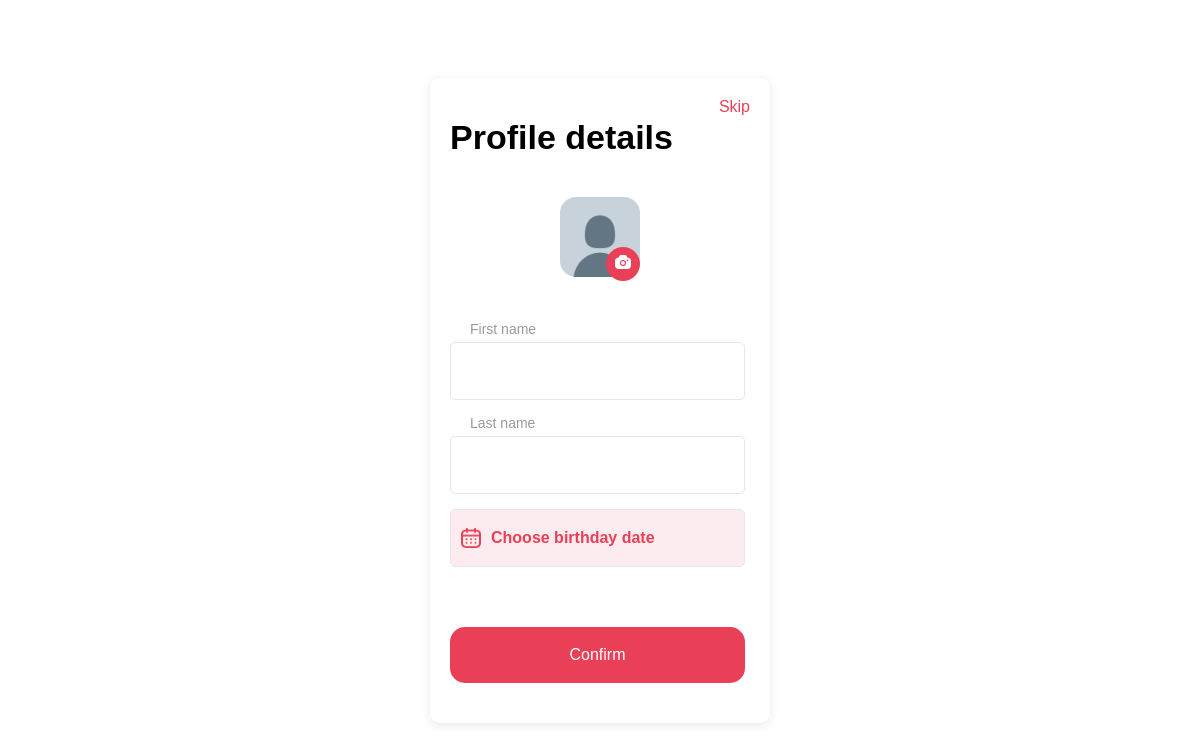
The page /profile/1 on the database as committed earlier.
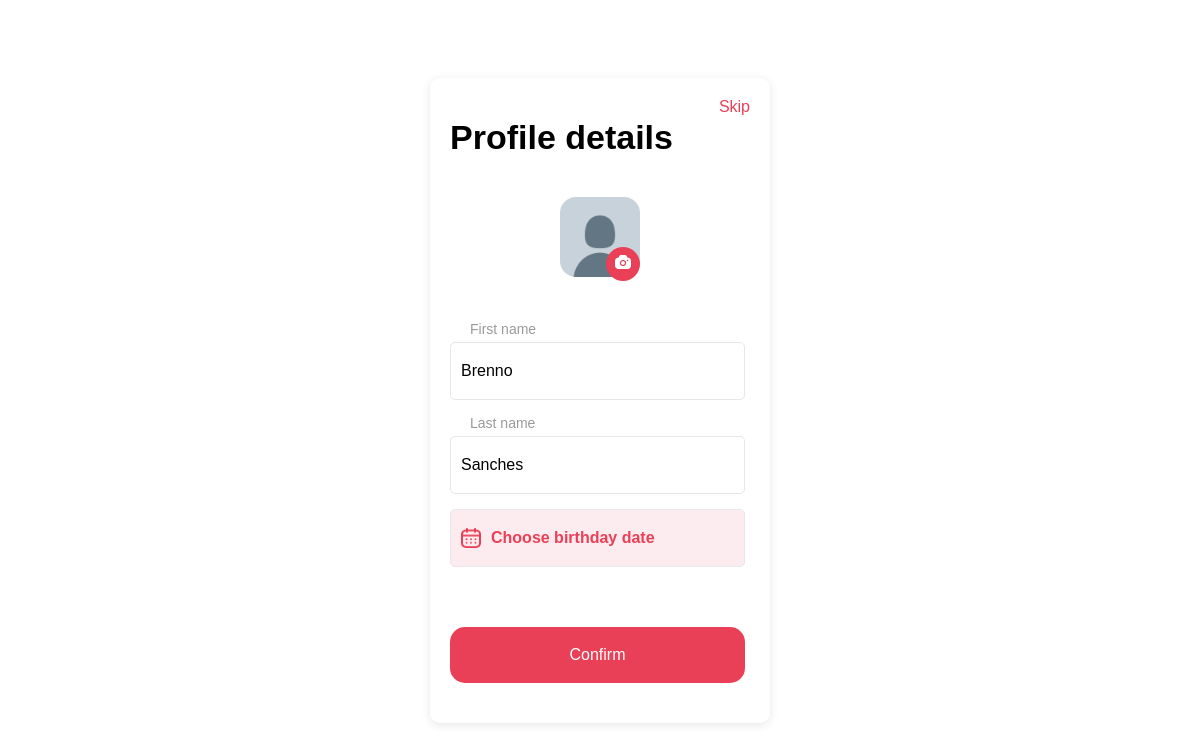
The same page on the database as committed later.
### models.py (models this page shows, shortened)
class User(db.Model):
    id = db.Column(db.Integer, primary_key=True)
    email = db.Column(db.String(120), unique=True, nullable=False)
    password = db.Column(db.String(80), nullable=False)
    created_at = db.Column(db.DateTime, default=datetime.utcnow)
    first_name = db.Column(db.String(80))
    last_name = db.Column(db.String(80))
    birthday = db.Column(db.Date)

### app.py (the view, shortened to what this page needs)
@app.route('/profile/<int:user_id>', methods=['GET', 'POST'])
def profile(user_id):
    user = User.query.get(user_id)
    if not user:
        return "User not found.", 404
    return render_template('profile.html', user=user)

### templates/profile.html (shortened to what this page needs)
<!DOCTYPE html>
<html lang="en">
<head>
    <link rel="stylesheet" href="{{ url_for('static', filename='css/profile.css') }}">
    <link rel="stylesheet" href="https://cdn.jsdelivr.net/npm/flatpickr/dist/flatpickr.min.css">
    <link rel="stylesheet" href="{{ url_for('static', filename='css/custom-flatpickr.css') }}">
</head>
<body>
    <div class="container">
        <div class="skip">Skip</div>
        <div class="profile-details">
            <div class="titulo">
                Profile details
            </div>
            <div class="profile-image">
                <img src="{{ url_for('static', filename='imagens/profile/perfil.png') }}" alt="Profile Picture" id="profile-pic">
                <button type="button" class="camera-icon"><img src="{{ url_for('static', filename='imagens/profile/Camera.png') }}" alt="Camera Icon"></button>
            </div>
            <form method="post" action="{{ url_for('profile', user_id=user.id) }}">
                <div class="input-container">
                    <label for="first-name">First name</label>
                    <input type="text" id="first-name" name="first-name" value="{{ user.first_name or '' }}" required>
                </div>
                <div class="input-container">
                    <label for="last-name">Last name</label>
                    <input type="text" id="last-name" name="last-name" value="{{ user.last_name or '' }}" required>
                </div>
                <div class="input-container">
                    <button type="button" class="birthday-button" id="open-calendar">
                        <img src="{{ url_for('static', filename='imagens/profile/Calendar.png') }}" alt="Calendar Icon">
                        <span id="display-birthday">Choose birthday date</span>
                    </button>
                <button type="submit" class="confirm-button">Confirm</button>
            </form>
        </div>
    </div>
</body>
</html>

### static/css/profile.css (style rules this page uses)
body { font-family: 'Sk-Modernist', sans-serif; margin: 0; display: flex; justify-content: center; align-items: center; height: 100vh; background-color: #ffffff; width: 100%; }
.titulo { display: flex; font-size: 34px; font-weight: 700; text-align: left; margin-bottom: 40px; }
.container { text-align: center; background-color: #fff; padding: 40px 20px; border-radius: 10px; width: 300px; box-shadow: 0 2px 10px rgba(0, 0, 0, 0.1); position: relative; }
.skip { position: absolute; top: 20px; right: 20px; color: #E94057; cursor: pointer; font-size: 16px; }
.profile-image { position: relative; display: inline-block; margin-bottom: 20px; }
.profile-image img { width: 80px; height: 80px; border-radius: 20%; object-fit: cover; }
.camera-icon { position: absolute; bottom: 0; right: 0; background-color: #E94057; border: none; border-radius: 50%; padding: 5px; cursor: pointer; width: 34px; height: 34px; }
.camera-icon img { width: 16px; height: 14px; }
form { display: flex; flex-direction: column; gap: 15px; margin-top: 20px; width: 295px; }
.input-container { display: flex; flex-direction: column; align-items: flex-start; }
label { margin-bottom: 5px; font-size: 14px; color: #00000066; padding-left: 20px; font-family: 'Sk-Modernist', sans-serif; }
input[type="text"] { padding: 10px; border: 1px solid #ccc; border-radius: 5px; font-size: 16px; box-sizing: border-box; border-color: #E8E6EA; width: 100%; width: 295px; height: 58px; top: 494px; left: 40px; gap: 0px; border: 1px 0px 0px 0px; opacity: 0px; font-family: 'Sk-Modernist', sans-serif; }
.birthday-button { display: flex; align-items: center; justify-content: flex-start; border: none; padding: 10px; border: 1px solid #ccc; border-radius: 5px; font-size: 16px; color: #E94057; border-color: #E8E6EA; cursor: pointer; background-color: #FDECEF; width: 295px; height: 58px; top: 562px; left: 40px; gap: 0px; opacity: 0.1px; font-weight: 700; font-family: 'Sk-Modernist', sans-serif; }
.birthday-button img { width: 20px; height: 20px; margin-right: 10px; }
.confirm-button { background-color: #E94057; border: none; color: white; padding: 10px; border-radius: 15px; font-size: 16px; cursor: pointer; width: 100%; margin-top: 60px; width: 295px; height: 56px; top: 708px; left: 40px; gap: 0px; border-radius: 15px; font-family: 'Sk-Modernist', sans-serif; }

Rows that differ between the two databases and show on the page:
now on this page (row edited): User: first-name "Brenno", last-name "Sanches"
